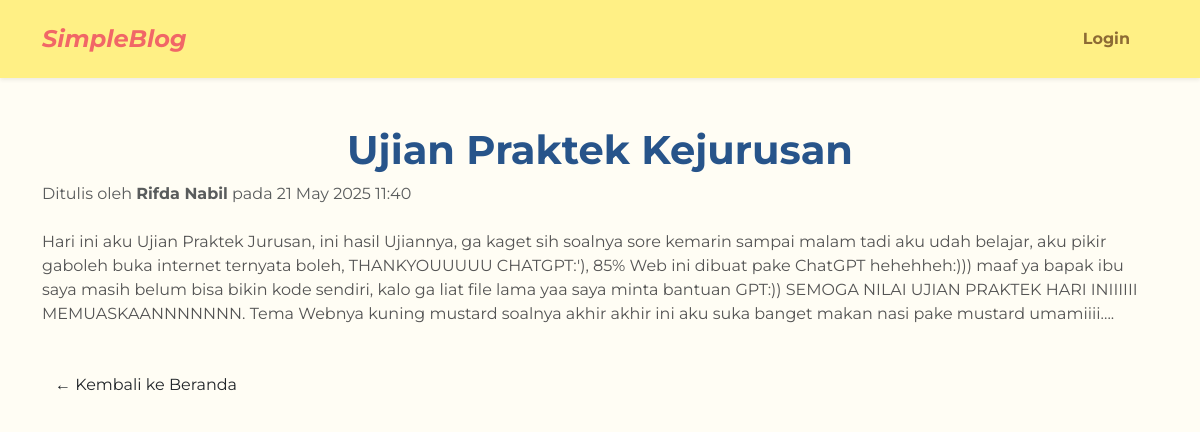
/post.php?id=10, run on the app's committed database.
### tables this page shows
CREATE TABLE `posts` (
  `id` int NOT NULL,
  `user_id` int DEFAULT NULL,
  `category_id` int DEFAULT NULL,
  `title` varchar(255) DEFAULT NULL,
  `content` text,
  `create_at` datetime NOT NULL
);

CREATE TABLE `users` (
  `id` int NOT NULL,
  `fullname` varchar(65) NOT NULL,
  `email` varchar(255) NOT NULL,
  `password` varchar(255) NOT NULL
);

### post.php (the view, shortened to what this page needs)
<?php
require 'config/connection.php';
$fullname = $_SESSION['fullname'] ?? null;
$id = $_GET['id'] ?? null;
$stmt = $connect->prepare("SELECT posts.*, users.fullname FROM posts JOIN users ON posts.user_id = users.id WHERE posts.id = ?");
$stmt->bind_param("i", $id);
$stmt->execute();
$result = $stmt->get_result();
$post = $result->fetch_assoc();
?>
<!DOCTYPE html>
<html>
<head>
  <link href="https://cdn.jsdelivr.net/npm/bootstrap@5.3.0/dist/css/bootstrap.min.css" rel="stylesheet">
  <link href="assets/style.css" rel="stylesheet">
</head>
<body>
<nav class="navbar navbar-expand-lg py-3 shadow-sm">
  <div class="container">
    <a class="navbar-brand fw-bold fs-4" href="beranda.php">SimpleBlog</a>
    <ul class="navbar-nav ms-auto d-flex align-items-center gap-3 mb-0">
      <?php if ($fullname): ?>
        <li class="nav-item">
          <a class="nav-link px-2" href="users/dashboard.php">Halo, <?= htmlspecialchars($fullname) ?></a>
        </li>
        <li class="nav-item">
          <a class="nav-link px-2" href="users/logout.php">Logout</a>
        </li>
      <?php else: ?>
        <li class="nav-item">
          <a class="nav-link px-2" href="users/login.php">Login</a>
        </li>
      <?php endif; ?>
    </ul>
  </div>
</nav>
<div class="container mt-5">
  <h1 class= "text-center fw-bold"><?= htmlspecialchars($post['title']) ?></h1>
  <p class="text-muted">
    Ditulis oleh <strong><?= htmlspecialchars($post['fullname']) ?></strong> pada <?= date('d M Y H:i', strtotime($post['create_at'])) ?>
  </p>
  <div class="mt-4">
    <p><?= nl2br(htmlspecialchars($post['content'])) ?></p>
  </div>
  <a href="beranda.php" class="btn mt-4">← Kembali ke Beranda</a>
</div>
</body>
</html>

### style.css (style rules this page uses)
body { background-color: #FFFDF4; font-family: 'Montserrat', sans-serif; color: #545454; }
.navbar { background-color: #FFF085; font-weight: 600; }
.navbar-brand { font-style: italic; color: #F16767 !important; }
.nav-link { color: #8d6b34 !important; font-weight: bold; margin-right: 20px; }
h1 { color:#27548A ; }

### data on the page
posts: title "Ujian Praktek Kejurusan", user.fullname "Rifda Nabil", create_at "21 May 2025 11:40", content "Hari ini aku Ujian Praktek Jurusan, ini hasil Ujiannya, ga kaget sih soalnya sore kemarin sampai malam tadi aku udah belajar, aku pikir gaboleh buka internet ternyata boleh, THANKYOUUUUU CHATGPT:'), 85% Web ini dibuat pake ChatGPT hehehheh:))) maaf ya bapak ibu saya masih belum bisa bikin kode sendiri, kalo ga liat file lama yaa saya minta bantuan GPT:)) SEMOGA NILAI UJIAN PRAKTEK HARI INIIIIII MEMUASKAANNNNNNN. Tema Webnya kuning mustard soalnya akhir akhir ini aku suka banget makan nasi pake mustard umamiiii...."
